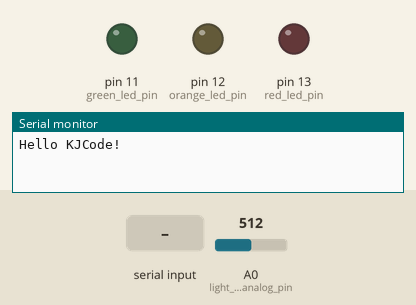
The sketch below on a simulated Arduino Uno, built with avr-gcc and run on an emulated ATmega328P. Parts: output pins drawn as LEDs (lit = HIGH), the last lines printed to the serial monitor. The test bench sets the inputs (shaded band); at power-on: A0 (light_sensor_analog_pin) = 512.

Above: at 1.2 s.
1.3 s: "1" received over the second serial link
At 2.4 s:
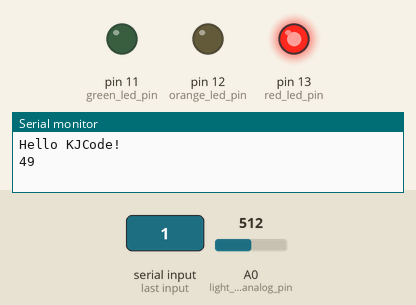
2.8 s: "2" received over the second serial link
At 4.0 s:
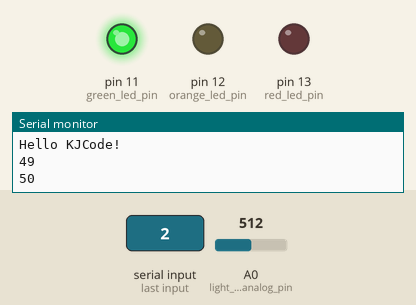
4.3 s: "0" received over the second serial link
At 4.9 s:
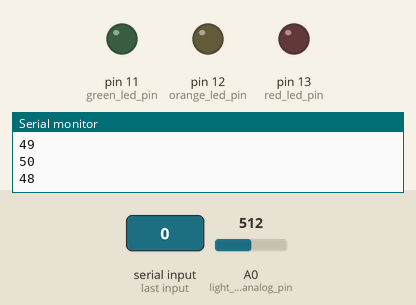
Timing chart, 0 to 7.3 s (numbered marks = the images above; inputs shaded):
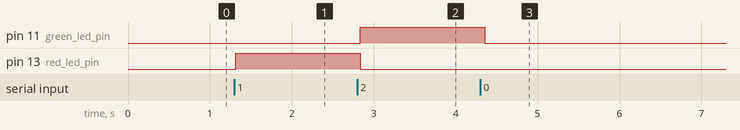

The sketch:

bluetooth_demo.ino
```cpp
/*
  Bluetooth demo code.

  2016.04.11
  by kjcode j.lee
 */

#include <SoftwareSerial.h>

SoftwareSerial BTSerial(2, 4); // SoftwareSerial(RX, TX)

//pin define
const int green_led_pin   = 11;
const int orange_led_pin  = 12;
const int red_led_pin     = 13;
const int light_sensor_analog_pin  = A0;

#define LED_ON  255
#define LED_OFF 0

//Bluetooth command define
typedef enum CommandType {
  TypeNone            = 0,
  TypeRed             = 1 << 0,
  TypeGreen           = 1 << 1,
  TypeOrange          = 1 << 2,
  TypeBlink           = 1 << 3,
};

//
int red_onoff = LOW;
int green_onoff = LOW;
int orange_onoff = LOW;

bool blink_flag = false;

// the setup function runs once when you press reset or power the board
void setup() {

  Serial.begin(9600);
  Serial.println("Hello KJCode!");

  // set the data rate for the BT port
  BTSerial.begin(9600);

  // initialize digital pin 13 as an output.
  pinMode(green_led_pin, OUTPUT);
  pinMode(orange_led_pin, OUTPUT);
  pinMode(red_led_pin, OUTPUT);

}

// the loop function runs over and over again forever
void loop() {

  //test code.
//  digitalWrite(green_led_pin, HIGH);
//  delay(500);
//  digitalWrite(green_led_pin, LOW);
//  delay(500);
//  digitalWrite(orange_led_pin, HIGH);
//  delay(500);
//  digitalWrite(orange_led_pin, LOW);
//  delay(500);
//  digitalWrite(red_led_pin, HIGH);
//  delay(500);
//  digitalWrite(red_led_pin, LOW);
//  delay(500);

  int iphone_command;

  //bluetooth
  while (BTSerial.available()) { // if BT sends something
    byte data = BTSerial.read();
    //Serial.write(data); // write it to serial(serial monitor)
    //Serial.println(data);

    iphone_command = (int)data;
    Serial.println(iphone_command);

    blink_flag = (iphone_command & TypeBlink);

    red_onoff     = (iphone_command & TypeRed)    ?HIGH:LOW;
    green_onoff   = (iphone_command & TypeGreen)  ?HIGH:LOW;
    orange_onoff  = (iphone_command & TypeOrange) ?HIGH:LOW;
  }


  if (blink_flag) {
      if (red_onoff) {
          flashLed(red_led_pin);
      }else {
          ledOff(red_led_pin);
      }

      if (green_onoff) {
          flashLed(green_led_pin);
      }else {
          ledOff(green_led_pin);
      }

      if (orange_onoff) {
          flashLed(orange_led_pin);
      }else {
          ledOff(orange_led_pin);
      }

    }else {
      digitalWrite(red_led_pin, red_onoff);
      digitalWrite(green_led_pin, green_onoff);
      digitalWrite(orange_led_pin, orange_onoff);
    }

  //Ligit sensor
  int brightness = analogRead(light_sensor_analog_pin);
  int intensity = map(brightness, 0,1023,LED_ON,LED_OFF);  //0-1023 -> 255-0
//  Serial.println(intensity);

//  //red led brightness update
//  analogWrite(green_led_pin, intensity);

  //send bluetooth
  BTSerial.write(intensity); // write it to BT

//  while (Serial.available()) { // if Serial has input(from serial monitor)
//    byte data = Serial.read();
//    BTSerial.write(data); // write it to BT
//
//    //LED点滅
//    digitalWrite(orange_led_pin, HIGH);
//    delay(100);
//    digitalWrite(orange_led_pin, LOW);
//  }

  // wait.
  delay(100);
}

void ledOnOff(bool on) {

  int flag = on?LED_ON:LED_OFF;

  digitalWrite(green_led_pin, flag);
  digitalWrite(green_led_pin, flag);
  digitalWrite(orange_led_pin, flag);
}

void ledOff(int pin_no) {
  digitalWrite(pin_no, LOW);
}

void flashLed(int pin_no) {

  //反転する
  int onoff_status = digitalRead(pin_no)==LED_OFF?LED_ON:LED_OFF;
  digitalWrite(pin_no, onoff_status);
}
```

Measured:
- after the input at 1.3 s, pin 13 (red_led_pin): LOW → HIGH at once
- after the input at 2.8 s, pin 11 (green_led_pin): LOW → HIGH at once; pin 13 (red_led_pin): HIGH → LOW at once
- after the input at 4.3 s, pin 11 (green_led_pin): HIGH → LOW after 0.05 s
